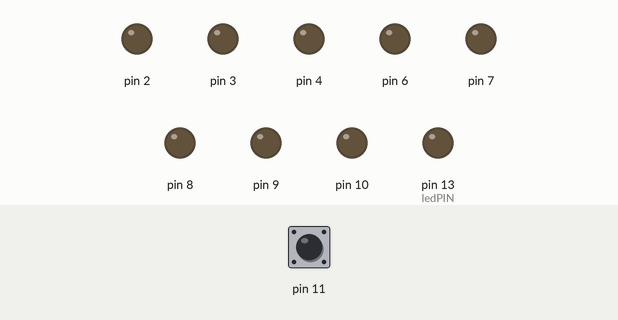
Recording of a sketch running on a simulated Arduino Uno, built with avr-gcc and run on an emulated ATmega328P. Shown: output pins drawn as LEDs (lit = HIGH). The inputs (shaded band) are chosen by the test bench; at power-on: pin 11 LOW. Random numbers use the default seed unless the sketch sets one; what the sketch prints to the serial monitor is not drawn.

Above: at 1.2 s.
1.3 s: pin 11 driven HIGH
At 2.7 s:
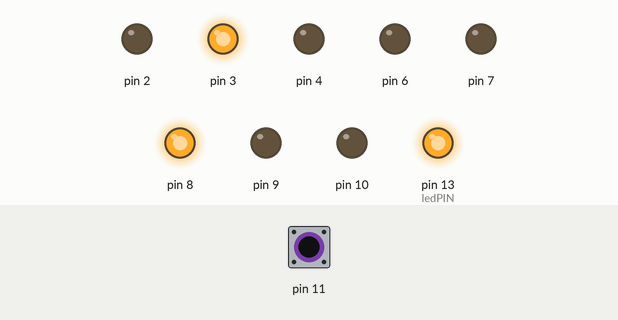
4.3 s: pin 11 driven LOW
At 6.6 s:
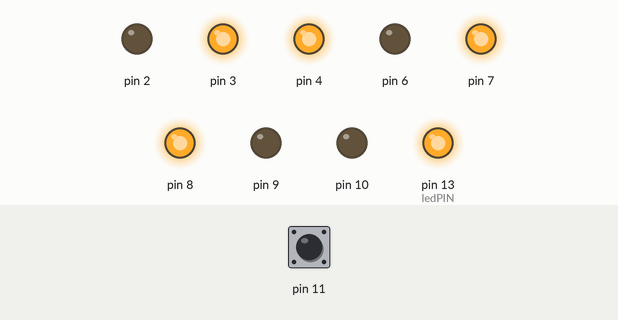
7.3 s: pin 11 pulsed HIGH 2 times (0.12 s each, 0.3 s apart)
At 9.7 s:
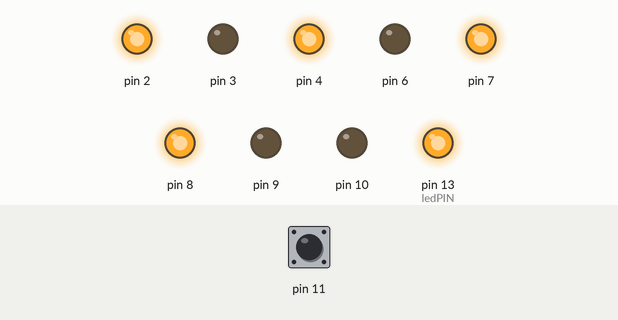
10.3 s: pin 11 pulsed HIGH 5 times (0.12 s each, 0.3 s apart)
At 12.1 s:
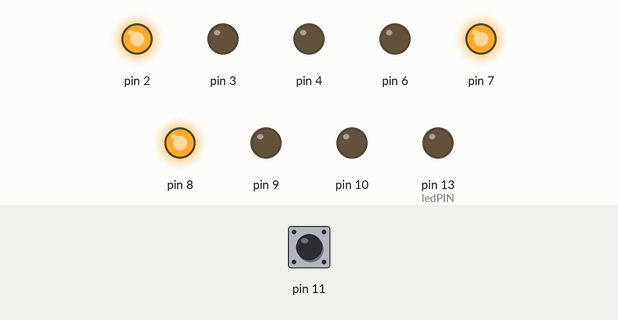
13.3 s: pin 11 driven HIGH
At 15.4 s:
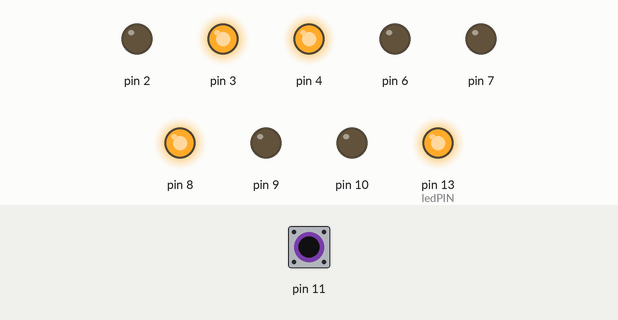
16.3 s: pin 11 driven LOW
At 18.4 s:
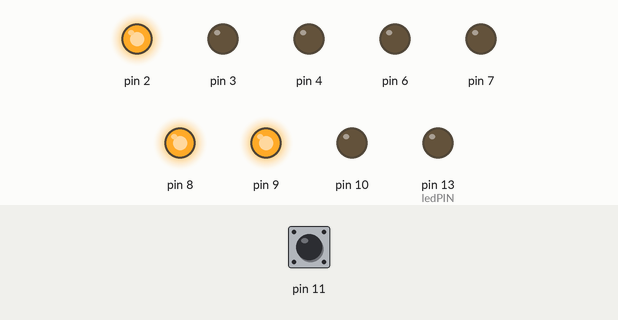
Timing chart, 0 to 19.9 s (numbered marks = the images above; inputs shaded):
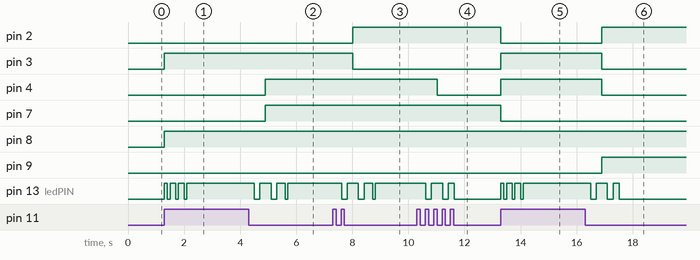

Measured:
- after the input at 1.3 s, pin 3, pin 8: LOW → HIGH at once; pin 13 (ledPIN): LOW → HIGH at once, then repeats every 0.30 s: LOW 0.10 s, HIGH 0.20 s, until it stays HIGH from 2.1 s
- after the input at 4.3 s, pin 4, pin 7: LOW → HIGH after 0.60 s; pin 13 (ledPIN): goes LOW 0.20 s, HIGH 0.40 s, LOW 0.20 s, HIGH 0.30 s, LOW 0.10 s, then HIGH, starting after 0.20 s
- after the input at 7.3 s, pin 2: LOW → HIGH after 0.72 s; pin 3: HIGH → LOW after 0.72 s; pin 13 (ledPIN): goes LOW 0.20 s, HIGH 0.40 s, LOW 0.20 s, HIGH 0.30 s, LOW 0.10 s, then HIGH, starting after 0.32 s
- after the input at 10.3 s, pin 4: HIGH → LOW after 0.72 s; pin 13 (ledPIN): goes LOW 0.20 s, HIGH 0.40 s, LOW 0.20 s, HIGH 0.21 s, then LOW, starting after 0.32 s
- after the input at 13.3 s, pin 2, pin 7: HIGH → LOW at once; pin 3, pin 4: LOW → HIGH at once; pin 13 (ledPIN): LOW → HIGH at once, then repeats every 0.30 s: LOW 0.10 s, HIGH 0.20 s, until it stays HIGH from 14.1 s
- after the input at 16.3 s, pin 2, pin 9: LOW → HIGH after 0.60 s; pin 3, pin 4: HIGH → LOW after 0.60 s; pin 13 (ledPIN): goes LOW 0.20 s, HIGH 0.40 s, LOW 0.20 s, HIGH 0.21 s, then LOW, starting after 0.20 s

The sketch:

SwLibre2.ino
```cpp
/*DADO */

byte dado [6][4]={
{0,0,0,1},
{0,0,1,0},
{0,0,1,1},
{0,1,0,0},
{0,1,0,1},
{0,1,1,0}
};

//Variables
const int ledPIN = 13;
int cont=0;
int gana=0;
int pierde=0;
int numAnt=0;
int pulsa=0;
int num1,num2;
int suma=0;

//funciones
int jugada(int num1, int num2);//valida cuando el jugador gana o pierde
int lanzadas (int ante);//validad la continuacion de la jugada


void setup()
{
/* DADO  */
	Serial.begin(9600);
	pinMode(ledPIN , OUTPUT);// Led

	//Led de dado 1
	pinMode(11, INPUT);
	pinMode(2, OUTPUT);
	pinMode(3, OUTPUT);
	pinMode(4, OUTPUT);
	pinMode(6, OUTPUT);

	//led de dado 2
	pinMode(7, OUTPUT);
	pinMode(8, OUTPUT);
	pinMode(9, OUTPUT);
	pinMode(10, OUTPUT);


}


void loop()
{
	pulsa = digitalRead(11);

	if(pulsa==1){


		num1= random(1,7);
		num2= random(1,7);
		suma=num1+num2;


		digitalWrite(2, dado[num1-1][3]);
		digitalWrite(3, dado[num1-1][2]);
		digitalWrite(4, dado[num1-1][1]);
		digitalWrite(6, dado[num1-1][0]);

		digitalWrite(7, dado[num2-1][3]);
		digitalWrite(8, dado[num2-1][2]);
		digitalWrite(9, dado[num2-1][1]);
		digitalWrite(10, dado[num2-1][0]);


		if( jugada(num1,num2)==2){
			gana++;
			cont++;

			Serial.print("Ha ganado la partida. sacó: ");
			Serial.println(num1+num2);

			Serial.print("Numero de tiros:  ");
			Serial.println(cont);

			Serial.print("Numero de partidas ganadas: ");
			Serial.println(gana);

			Serial.print("Numero de partidas perdidas: ");
			Serial.println(pierde);

			cont=0;
			pulsa=0;
		} else if(jugada(num1,num2)==3){
			pierde++;
			cont++;


			Serial.print("Perdió!!!. sacó: ");
			Serial.println(num1,num2);

			Serial.print("Lanzadas:  ");
			Serial.println(cont);

			Serial.print("Partidas ganadas: ");
			Serial.println(gana);

			Serial.print("Partidas perdidas:  ");
			Serial.println(pierde);


			cont=0;

		}else if(jugada(num1,num2)==1){

			Serial.print("Debe repetir el numero:");
			Serial.print(suma);
			Serial.println(",para ganar ");
			cont++;
			numAnt=num1+num2;
			lanzadas(numAnt);


		}else if(jugada(num1,num2)==0){

			Serial.print("No repitió el numero: ");
			Serial.println(numAnt);
			cont=0;
		}


		while(pulsa==1){
			pulsa=digitalRead(11);
		}
	}


}


int jugada(int num1, int num2){

	int aux = num1 + num2;

	if(((aux==4)||(aux==5)||(aux==6)||(aux==8)||(aux==9)||(aux==10))  &&cont==0){

		digitalWrite(ledPIN,HIGH);
		delay(100);
		digitalWrite(ledPIN,LOW);
		delay(100);
		digitalWrite(ledPIN,HIGH);
		delay(100);

		return 1;	//Debe repetir el numero


	}else if(((aux==7)||(aux==11)) && (cont==0)){

		digitalWrite(ledPIN,LOW);
		return 2;	//Gana la partida

	}else if(((aux==2)||(aux==3)||(aux==12)) && (cont==0)){

		return 3;	//Pierde la partida
	}
	else{

		digitalWrite(ledPIN,LOW);
		return 0;
	}
}

int lanzadas(int numAnt){

	int bandera=0;

	while(bandera==0){

		pulsa = digitalRead(11);

		if	(pulsa==1){

			while(pulsa==1){
				pulsa=digitalRead(11);
			}

			num1= random(1,7);
			num2= random(1,7);
			suma=num1+num2;

			digitalWrite(ledPIN,HIGH);
			delay(200);
			digitalWrite(ledPIN,LOW);
			delay(200);
			digitalWrite(ledPIN,HIGH);
			delay(200);

			digitalWrite(2, dado[num1-1][3]);
			digitalWrite(3, dado[num1-1][2]);
			digitalWrite(4, dado[num1-1][1]);
			digitalWrite(6, dado[num1-1][0]);

			digitalWrite(7, dado[num2-1][3]);
			digitalWrite(8, dado[num2-1][2]);
			digitalWrite(9, dado[num2-1][1]);
			digitalWrite(10, dado[num2-1][0]);

			digitalWrite(ledPIN,HIGH);
			delay(200);
			digitalWrite(ledPIN,LOW);
			delay(200);
			digitalWrite(ledPIN,HIGH);
			delay(200);

			if(numAnt==suma){

				gana++;
				cont++;

				Serial.print("Ganó!! sacó: ");
				Serial.println(suma);

				Serial.print("Lanzadas:  ");
				Serial.println(cont);

				Serial.print("Partidas ganadas: ");
				Serial.println(gana);

				Serial.print("Partidas perdidas: ");
				Serial.println(pierde);

				cont=0;
				bandera=1;
				digitalWrite(ledPIN,LOW);
				return 0;
			}else if(suma==7){

				pierde++;
				cont++;

				Serial.print("Perdió!!. sacó: ");
				Serial.println(suma);

				Serial.print("Lanzadas:  ");
				Serial.println(cont);

				Serial.print("Partidas ganadas: ");
				Serial.println(gana);

				Serial.print("Partidas perdidas:  ");
				Serial.println(pierde);

				cont=0;
				bandera=1;
				digitalWrite(ledPIN,LOW);
				return 0;
			}else {

				Serial.print("No ha sacado el numero: ");
				Serial.print(numAnt);
				Serial.print(",Numero lanzado: ");
				Serial.println(suma);
				cont ++;

				digitalWrite(ledPIN,HIGH);
				delay(100);
				digitalWrite(ledPIN,LOW);
				delay(100);
			}
			digitalWrite(ledPIN,HIGH);
			delay(100);
		}

	}
	return 0;
}
```
